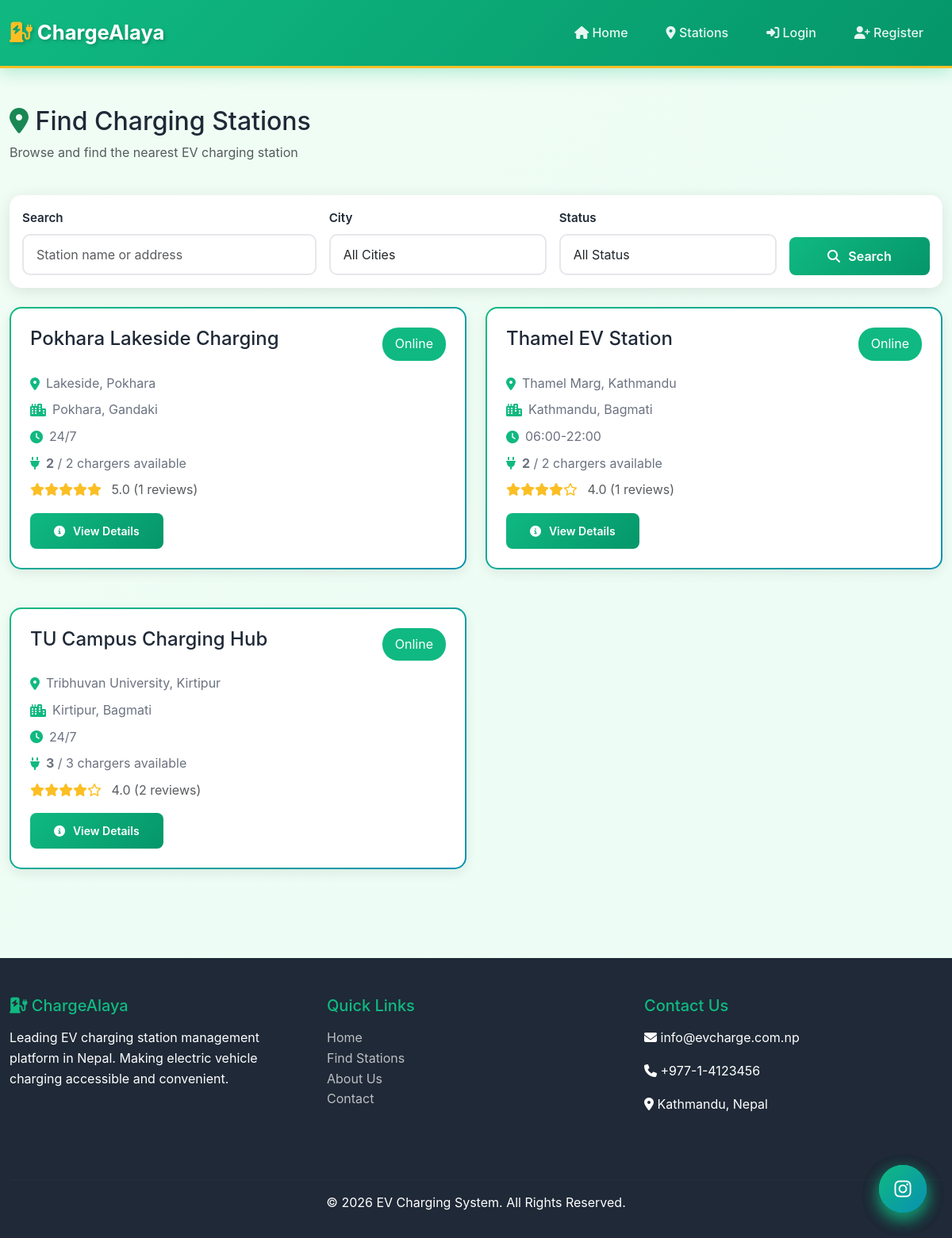
Screenshot of /public/stations.php with the database file from the repository.
### tables this page shows
CREATE TABLE `charging_stations` (
  `station_id` int(11) NOT NULL,
  `station_name` varchar(200) NOT NULL,
  `user_id` int(11) NOT NULL,
  `address` text NOT NULL,
  `city` varchar(100) DEFAULT NULL,
  `province` varchar(100) DEFAULT NULL,
  `latitude` decimal(10,8) DEFAULT NULL,
  `longitude` decimal(11,8) DEFAULT NULL,
  `operating_hours` varchar(100) DEFAULT NULL,
  `status` enum('online','offline','under_maintenance') DEFAULT 'online'
);

### public/stations.php (the view, shortened to what this page needs)
<?php
include '../partials/header.php';
$db = new Database();
$conn = $db->connect();
$search = isset($_GET['search']) ? sanitize($_GET['search']) : '';
$query = "SELECT cs.*, u.first_name, u.last_name,
          COALESCE(charger_stats.total_chargers, 0) as total_chargers,
          COALESCE(charger_stats.available_chargers, 0) as available_chargers,
          COALESCE(feedback_stats.avg_rating, 0) as avg_rating,
          COALESCE(feedback_stats.review_count, 0) as review_count
          FROM charging_stations cs
          LEFT JOIN users u ON cs.user_id = u.user_id
          LEFT JOIN (
              SELECT station_id,
                     COUNT(*) as total_chargers,
                     SUM(CASE WHEN status = 'available' THEN 1 ELSE 0 END) as available_chargers
              FROM chargers
              GROUP BY station_id
          ) charger_stats ON cs.station_id = charger_stats.station_id
          LEFT JOIN (
              SELECT station_id,
                     AVG(rating) as avg_rating,
                     COUNT(*) as review_count
              FROM feedback
              GROUP BY station_id
          ) feedback_stats ON cs.station_id = feedback_stats.station_id
          WHERE 1=1";
$query .= " GROUP BY cs.station_id ORDER BY cs.station_name ASC";
$result = $conn->query($query);
?>
<div class="container my-5">
    <div class="row mb-4">
        <div class="col-md-12">
            <h2><i class="fas fa-map-marker-alt text-success"></i> Find Charging Stations</h2>
            <p class="text-muted">Browse and find the nearest EV charging station</p>
        </div>
    </div>
    <div class="card mb-4">
        <div class="card-body">
            <form method="GET" action="" class="row g-3">
                <div class="col-md-4">
                    <label for="search" class="form-label">Search</label>
                    <input type="text" class="form-control" id="search" name="search"
                           placeholder="Station name or address" value="<?php echo htmlspecialchars($search); ?>">
                </div>
                <div class="col-md-3">
                    <label for="city" class="form-label">City</label>
                    <select class="form-control" id="city" name="city">
                        <option value="">All Cities</option>
                    </select>
                </div>
                <div class="col-md-3">
                    <label for="status" class="form-label">Status</label>
                    <select class="form-control" id="status" name="status">
                        <option value="">All Status</option>
                    </select>
                </div>
                <div class="col-md-2 d-flex align-items-end">
                    <button type="submit" class="btn btn-custom w-100">
                        <i class="fas fa-search"></i> Search
                    </button>
                </div>
            </form>
        </div>
    </div>
    <div class="row">
        <?php if ($result->num_rows > 0): ?>
            <?php while ($station = $result->fetch_assoc()): ?>
                <div class="col-md-6 mb-4">
                    <div class="station-card" data-city="<?php echo htmlspecialchars($station['city']); ?>"
                         data-status="<?php echo htmlspecialchars($station['status']); ?>">
                        <div class="d-flex justify-content-between align-items-start mb-3">
                            <h4 class="mb-0"><?php echo htmlspecialchars($station['station_name']); ?></h4>
                            <?php
                            $status_class = '';
                            $status_text = '';
                            switch($station['status']) {
                                case 'online':
                                    $status_class = 'badge-online';
                                    $status_text = 'Online';
                                    break;
                            }
                            ?>
                            <span class="<?php echo $status_class; ?>"><?php echo $status_text; ?></span>
                        </div>
                        <div class="station-info">
                            <i class="fas fa-map-marker-alt"></i>
                            <span><?php echo htmlspecialchars($station['address']); ?></span>
                        </div>
                        <div class="station-info">
                            <i class="fas fa-city"></i>
                            <span><?php echo htmlspecialchars($station['city'] . ', ' . $station['province']); ?></span>
                        </div>
                        <div class="station-info">
                            <i class="fas fa-clock"></i>
                            <span><?php echo htmlspecialchars($station['operating_hours']); ?></span>
                        </div>
                        <div class="station-info">
                            <i class="fas fa-plug"></i>
                            <span><strong><?php echo $station['available_chargers'] ? $station['available_chargers'] : 0; ?></strong> / <?php echo $station['total_chargers']; ?> chargers available</span>
                        </div>
                        <?php if ($station['avg_rating']): ?>
                            <div class="rating mt-2">
                                <?php
                                $rating = round($station['avg_rating']);
                                for ($i = 1; $i <= 5; $i++) {
                                    echo $i <= $rating ? '<i class="fas fa-star"></i>' : '<i class="far fa-star"></i>';
                                }
                                ?>
                                <span class="text-muted ms-2">
                                    <?php echo number_format($station['avg_rating'], 1); ?>
                                    (<?php echo $station['review_count']; ?> reviews)
                                </span>
                            </div>
                        <?php endif; ?>
                        <div class="mt-3">
                            <a href="station_detail.php?id=<?php echo $station['station_id']; ?>" class="btn btn-custom btn-sm">
                                <i class="fas fa-info-circle"></i> View Details
                            </a>
                        </div>
                    </div>
                </div>
            <?php endwhile; ?>
        <?php endif; ?>
    </div>
</div>
<?php
include '../partials/footer.php';
?>

### assets/css/main.css (style rules this page uses)
:root { --primary-color: #10b981; --primary-dark: #059669; --primary-light: #34d399; --secondary-color: #3b82f6; --accent-blue: #0ea5e9; --accent-cyan: #06b6d4; --danger-color: #ef4444; --warning-color: #f59e0b; --success-color: #10b981; --info-color: #3b82f6; --dark-color: #1f2937; --darker-color: #111827; --light-color: #f9fafb; --gray-color: #6b7280; --gray-light: #e5e7eb; --border-color: #d1d5db; --electric-blue: #0891b2; --battery-green: #22c55e; --charging-yellow: #fbbf24; --shadow-sm: 0 1px 2px 0 rgba(0, 0, 0, 0.05); --shadow-md: 0 4px 6px -1px rgba(0, 0, 0, 0.1); --shadow-lg: 0 10px 15px -3px rgba(0, 0, 0, 0.1); --shadow-xl: 0 20px 25px -5px rgba(0, 0, 0, 0.1); }
* { margin: 0; padding: 0; box-sizing: border-box; }
body { font-family: 'Inter', 'Segoe UI', Tahoma, Geneva, Verdana, sans-serif; line-height: 1.6; color: #1f2937; background: linear-gradient(135deg, #f0fdf4 0%, #ecfdf5 100%); min-height: 100vh; }
html { scroll-behavior: smooth; }
.container { max-width: 1200px; }
.card { border: none; border-radius: 15px; box-shadow: 0 5px 15px rgba(0,0,0,0.08); transition: all 0.3s ease; margin-bottom: 2rem; }
.btn-custom { background: linear-gradient(135deg, var(--primary-color) 0%, var(--primary-dark) 100%); border: none; color: white; padding: 12px 30px; border-radius: 8px; font-weight: 600; transition: all 0.3s ease; }
.form-control { border-radius: 8px; border: 2px solid var(--border-color); padding: 12px; transition: all 0.3s ease; }
.form-label { font-weight: 600; color: var(--dark-color); margin-bottom: 0.5rem; }
.badge-online { background-color: var(--success-color); color: white; padding: 0.5rem 1rem; border-radius: 20px; }
.station-card { background: white; border-radius: 15px; padding: 1.5rem; box-shadow: 0 5px 15px rgba(0,0,0,0.08); margin-bottom: 1.5rem; transition: all 0.3s ease; }
.station-card h4 { color: var(--dark-color); margin-bottom: 1rem; }
.station-info { display: flex; align-items: center; margin-bottom: 0.5rem; color: var(--gray-color); }
.station-info i { margin-right: 0.5rem; color: var(--primary-color); }
.rating { color: #fbbf24; }
.station-card { border: 2px solid transparent; background: linear-gradient(white, white) padding-box, linear-gradient(135deg, var(--primary-color), var(--electric-blue)) border-box; position: relative; overflow: hidden; }
.station-card::before { content: ''; position: absolute; top: 0; left: 0; right: 0; height: 4px; background: linear-gradient(90deg, var(--battery-green), var(--charging-yellow), var(--primary-color)); }
.form-control { border-radius: 10px; border: 2px solid var(--gray-light); padding: 0.75rem 1rem; transition: all 0.3s ease; background: white; }
.form-label { font-weight: 600; color: var(--dark-color); margin-bottom: 0.5rem; font-size: 0.95rem; }
.btn-custom, .btn-warning-custom, .btn-secondary-custom, .btn-danger-custom { position: relative; overflow: hidden; z-index: 1; }
.btn-custom::before, .btn-warning-custom::before, .btn-secondary-custom::before, .btn-danger-custom::before { content: ''; position: absolute; top: 50%; left: 50%; width: 0; height: 0; border-radius: 50%; background: rgba(255, 255, 255, 0.3); transform: translate(-50%, -50%); transition: width 0.6s, height 0.6s; z-index: -1; }
.card { transition: all 0.4s cubic-bezier(0.175, 0.885, 0.32, 1.275); border: none; animation: fadeInScale 0.6s ease-out; }
.form-label { transition: all 0.3s ease; }
.vehicle-card, .station-card { position: relative; overflow: hidden; transition: all 0.4s ease; }
.vehicle-card::before, .station-card::before { content: ''; position: absolute; top: 0; left: -100%; width: 50%; height: 100%; background: linear-gradient(90deg, transparent, rgba(255,255,255,0.3), transparent); transition: left 0.6s; }
.btn i.fas, .btn i.far { margin-right: 0.4rem; }

### assets/css/view_receipt.css (style rules this page uses)
@media screen { .card { box-shadow: 0 4px 20px rgba(0,0,0,0.1); } }

### rows the page displays
charging_stations: station_name "Pokhara Lakeside Charging", status "Online", address "Lakeside, Pokhara", city+province "Pokhara, Gandaki", operating_hours "24/7", available_chargers "2", total_chargers "2", avg_rating "5.0", review_count "1"
charging_stations: station_name "Thamel EV Station", status "Online", address "Thamel Marg, Kathmandu", city+province "Kathmandu, Bagmati", operating_hours "06:00-22:00", available_chargers "2", total_chargers "2", avg_rating "4.0", review_count "1"
charging_stations: station_name "TU Campus Charging Hub", status "Online", address "Tribhuvan University, Kirtipur", city+province "Kirtipur, Bagmati", operating_hours "24/7", available_chargers "3", total_chargers "3", avg_rating "4.0", review_count "2"
